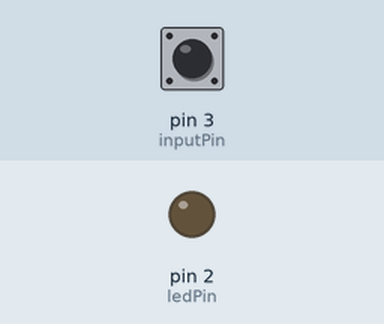
Bench run of a sketch on a simulated Arduino Uno, built with avr-gcc and run on an emulated ATmega328P. On the bench: output pins drawn as LEDs (lit = HIGH). Dashed ring = blinking. Inputs (shaded band) come from the test bench; at power-on: pin 3 (inputPin) LOW. What the sketch prints to the serial monitor is not drawn.

Above: at 1.2 s.
1.3 s: pin 3 (inputPin) driven HIGH
At 1.9 s:
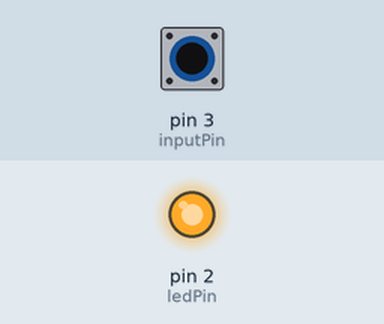
2.8 s: pin 3 (inputPin) driven LOW
At 4.0 s:
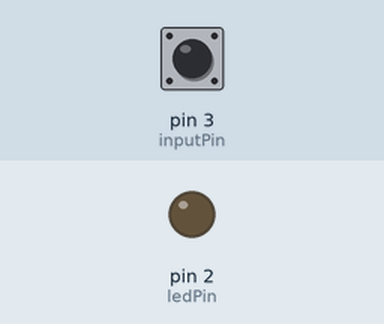
4.3 s: pin 3 (inputPin) pulsed HIGH 2 times (0.12 s each, 0.3 s apart)
At 4.67 s:
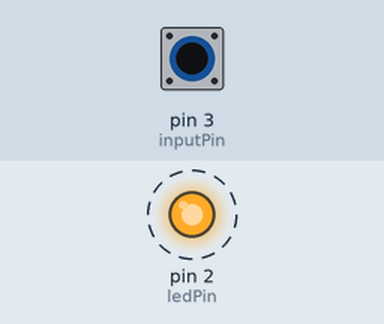
6.4 s: pin 3 (inputPin) pulsed HIGH 5 times (0.12 s each, 0.3 s apart)
At 8.7 s:
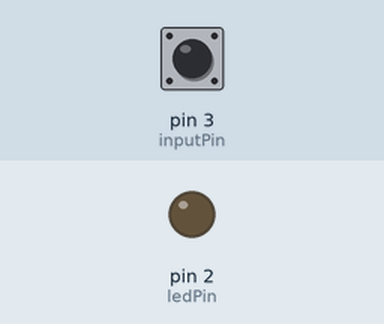
Timing chart, 0 to 10.2 s (numbered marks = the images above; inputs shaded):
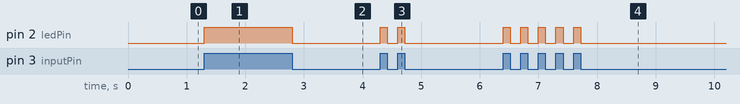

Measured:
- after the input at 1.3 s, pin 2 (ledPin): LOW → HIGH at once
- after the input at 2.8 s, pin 2 (ledPin): HIGH → LOW at once
- after the input at 4.3 s, pin 2 (ledPin): alternates HIGH for 0.12 s and LOW for 0.18 s, 4 changes in all, then stays LOW, starting at once
- after the input at 6.4 s, pin 2 (ledPin): alternates HIGH for 0.12 s and LOW for 0.18 s, 10 changes in all, then stays LOW, starting at once

The sketch:

arduino-pir.ino
```cpp
#include <Chrono.h>

//Interval
const unsigned int interval = 10000;

String nodeName = "LIGHT";

// --------------------------------- Components

String OnMode = "TRUE";
String OffMode = "FALSE";
String nowMode = OffMode;

Chrono txTimer;

int ledPin = 2;
int inputPin = 3;

void setup() {
  Serial.begin(9600);
  pinMode(ledPin, OUTPUT);

  sendSignal(nowMode);
}

void loop() {
  observeMotion();
  repeatSignal();
}

void sendSignal(String mode) {
  String signal = nodeName + " " + mode;
  Serial.print(signal);
  Serial.flush();
  txTimer.restart();
  delay(50);
}

void repeatSignal() {
  if(txTimer.hasPassed(interval)) sendSignal(nowMode);
}

void observeMotion() {
  if (digitalRead(inputPin) == HIGH && nowMode != OnMode) {
    digitalWrite(ledPin, HIGH);
    nowMode = OnMode;
    sendSignal(nowMode);
  } else if (digitalRead(inputPin) == LOW && nowMode != OffMode) {
    digitalWrite(ledPin, LOW);
    nowMode = OffMode;
    sendSignal(nowMode);
  }
}
```
